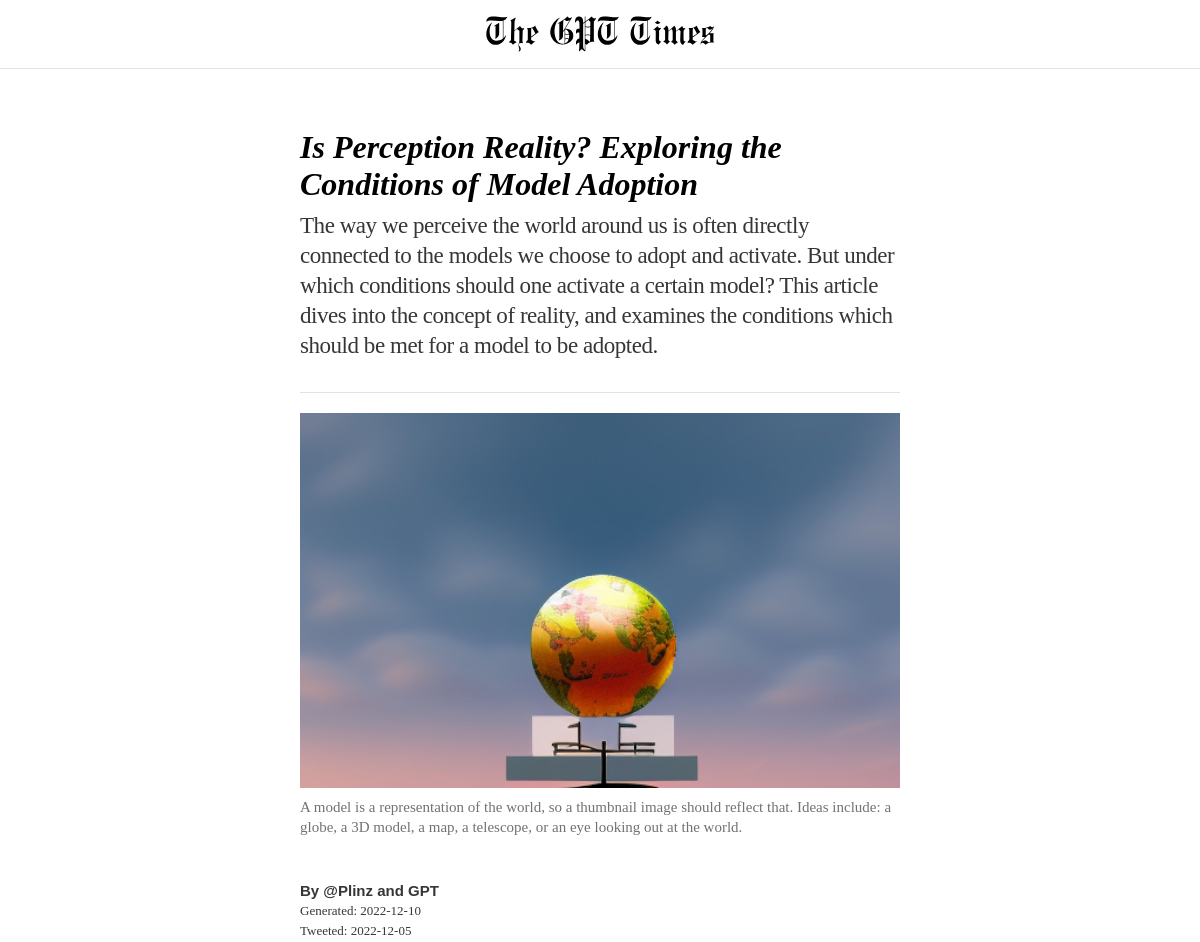
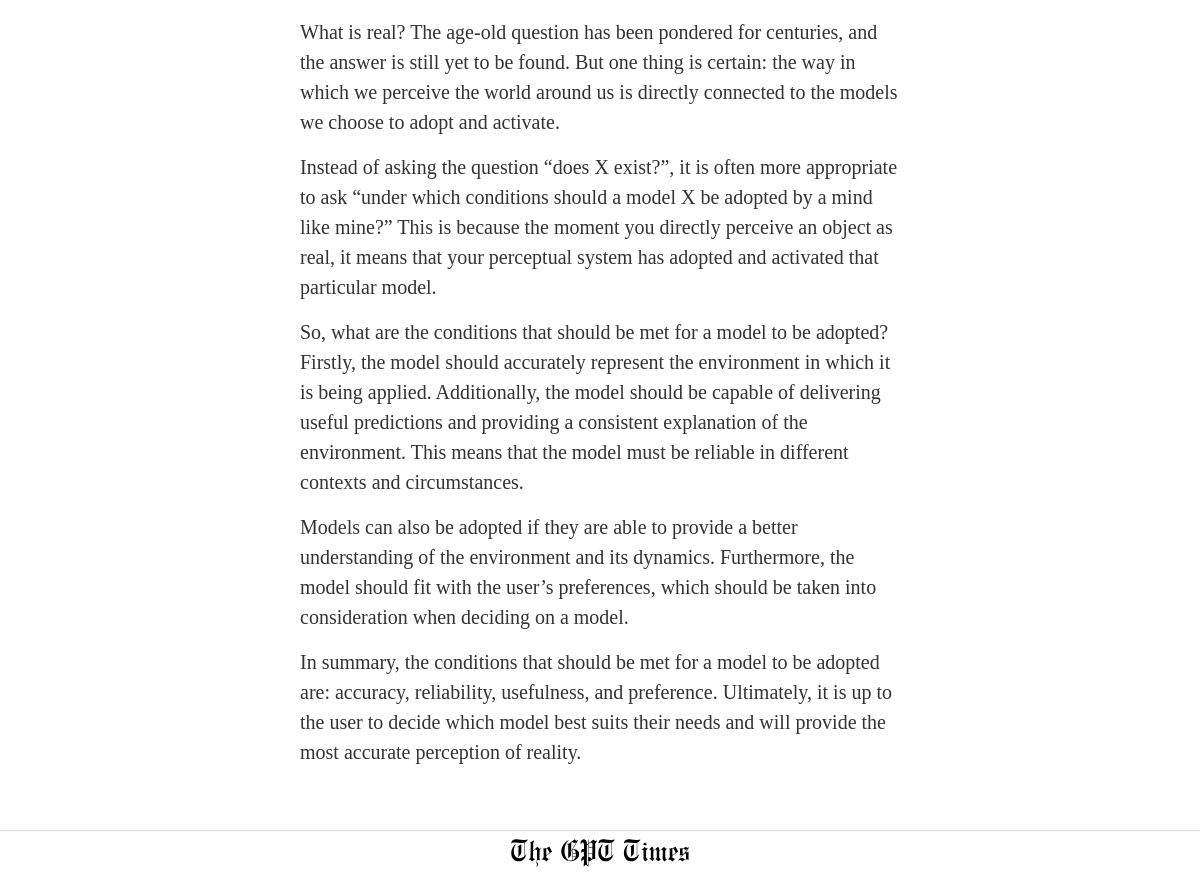
Page /article/1599842984975294464 on the committed database (2 pictures, top to bottom).
### tables this page shows
CREATE TABLE posts (
    id INTEGER PRIMARY KEY AUTOINCREMENT,
    created TIMESTAMP NOT NULL DEFAULT CURRENT_TIMESTAMP,
    tweet_id TEXT NOT NULL,
    tweet_url TEXT NOT NULL,
    tweet_text TEXT NOT NULL,
    tweet_user_id TEXT NOT NULL,
    tweet_user_name TEXT NOT NULL,
    tweet_date TEXT NOT NULL,
    gen_date TEXT NOT NULL,
    headline TEXT NOT NULL,
    subheading TEXT NOT NULL,
    summary TEXT NOT NULL,
    article TEXT NOT NULL,
    thumbnail_file TEXT NOT NULL,
    thumbnail_prompt TEXT NOT NULL
);

### main.py (the view)
@app.route('/article/<tweet_id>')
def article(tweet_id):
  post = get_post(tweet_id)
  article = post['article'].split('\n')
  return render_template("article.html",
                         tweet_id=tweet_id,
                         post=post,
                         article=article)

### main.py (called while the page is built)
def get_db_connection():
  conn = sqlite3.connect('database.db')
  conn.row_factory = sqlite3.Row
  return conn

def get_post(tweet_id):
  conn = get_db_connection()
  post = conn.execute('SELECT * FROM posts WHERE tweet_id = ?',
                      (tweet_id, )).fetchone()
  conn.close()
  if post is None:
    abort(404)
  return post

### templates/article.html (shortened to what this page needs)
{% extends 'base.html' %}
{% block content %}
<div class="section_article">
  <div class="container is--article">
    <h1 class="article_heading"><em>{{ post["headline"] }}</em></h1>
    <p class="article_summary">{{ post["summary"] }}</p>
    <div class="article_divider"></div><img src="{{url_for('static', filename="/images/"+ post["thumbnail_file"] + ".png") }}" alt={{ post["thumbnail_prompt"] }} class="article_image">
    <p class="article_image-caption"> {{post["thumbnail_prompt"]}} </p>
    <p class="article_author">
    <strong> By
      <a href={{ post["tweet_url"]}} class="article_author-link">@{{ post["tweet_user_name"]}}</a> and
      <a href="https://chat.openai.com/chat" class="article_author-link">GPT</a>
    </strong>
    </p>
    <div class="article_date-wrap">
      <p class="article_date">Generated: {{ post["gen_date"][0:10] }}</p>
      <p class="article_date">Tweeted: {{ post["tweet_date"][0:10] }}</p>
    </div>
    <div class="article_rich-text">
      {% for para in article %}
      <p class="article_paragraph">{{para}}</p>
      {% endfor %}
    </div>
  </div>
</div>
{% endblock %}

### templates/base.html (shortened to what this page needs)
<!DOCTYPE html>
<html lang="en">
<head>
    <link href="{{url_for('static', filename='style.css')}}" rel="stylesheet" type="text/css"/>
</head>
<body class="body">
  <div class="section_nav">
    <div class="nav">
      <a href="{{url_for('index')}}"><img class="nav_logo" src="{{url_for('static', filename='/images/gpt-times.svg')}}"/></a>
    </div>
  </div>
  <div class="section_main">
      {% block content %} {% endblock %}
  </div>
  <div class="section_footer">
    <div class="footer">
      <a href="{{url_for('index')}}"><img class="footer_logo" src="{{url_for('static', filename='/images/gpt-times.svg')}}"/></a>
    </div>
  </div>
</body>
</body>
</html>

### static/style.css (style rules this page uses)
a { color: inherit; text-decoration: none; }
html { height: 100%; }
p { margin-top: 0; margin-bottom: 10px; }
h1 { margin-top:0px; margin-bottom: 10px; }
.body { display: -webkit-box; display: -webkit-flex; display: -ms-flexbox; display: flex; -webkit-box-orient: vertical; -webkit-box-direction: normal; -webkit-flex-direction: column; -ms-flex-direction: column; flex-direction: column; min-height: 100%; margin: 0px }
.nav { display: -webkit-box; display: -webkit-flex; display: -ms-flexbox; display: flex; padding-top: 1rem; padding-bottom: 0.75rem; -webkit-box-pack: center; -webkit-justify-content: center; -ms-flex-pack: center; justify-content: center; border-bottom: 1px solid #e2e2e2; }
.nav_logo { height: 2.25rem; }
.section_footer { margin-top: auto; }
.footer { display: flex; padding-top: 0.5rem; padding-bottom: 0.5rem; justify-content: center; border-top-style: solid; border-top-width: 1px; border-top-color: #e2e2e2; }
.footer_logo { height: 1.75rem; }
.container { display: -webkit-box; display: -webkit-flex; display: -ms-flexbox; display: flex; max-width: 860px; margin-right: auto; margin-left: auto; -webkit-box-orient: vertical; -webkit-box-direction: normal; -webkit-flex-direction: column; -ms-flex-direction: column; flex-direction: column; -webkit-box-align: center; -webkit-align-items: center; -ms-flex-align: center; align-items: center; }
.container.is--article { max-width: 600px; padding-top: 3.75rem; align-items: flex-start; }
.article_heading { margin-bottom: 0.5rem; }
.article_summary { margin-bottom: 2rem; color: #363636; font-size: 1.4375rem; line-height: 1.3; letter-spacing: -0.02em; }
.article_divider { width: 100%; height: 1px; margin-bottom: 1.25rem; background-color: #e2e2e2; }
.article_image { max-width: 600px; width: 100%; margin-bottom: 0.625rem; -o-object-fit: cover; object-fit: cover; }
.article_image-caption { margin-bottom: 2.75rem; color: #727272; font-size: 0.9375rem; line-height: 1.3; }
.article_date-wrap { margin-bottom: 1.25rem; display: flex; flex-direction: column; row-gap: .2rem; }
.article_date { color: #363636; font-size: 0.8125rem; margin-bottom: 0px; }
.article_author { margin-bottom: 0.15rem; font-family: 'Libre Franklin', sans-serif; color: #363636; font-size: 0.9375rem; line-height: 1.3; font-weight: 700; }
.article_rich-text { margin-bottom: 3rem; }
.article_paragraph { font-family: "Georgia", Times, serif; margin-bottom: 15px; font-size: 1.25rem; line-height: 1.5; color: #333; }

### rows in the picture
posts: headline "Is Perception Reality? Exploring the Conditions of Model Adoption", summary "The way we perceive the world around us is often directly connected to the models we choose to adopt and activate. But under which conditions should one activate a certain model? This article dives into the concept of reality, and examines the conditions which should be met for a model to be adopted.", thumbnail_file (picture), thumbnail_prompt "A model is a representation of the world, so a thumbnail image should reflect that. Ideas include: a globe, a 3D model, a map, a telescope, or an eye looking out at the world.", tweet_user_name "Plinz", gen_date "2022-12-10", tweet_date "2022-12-05"
